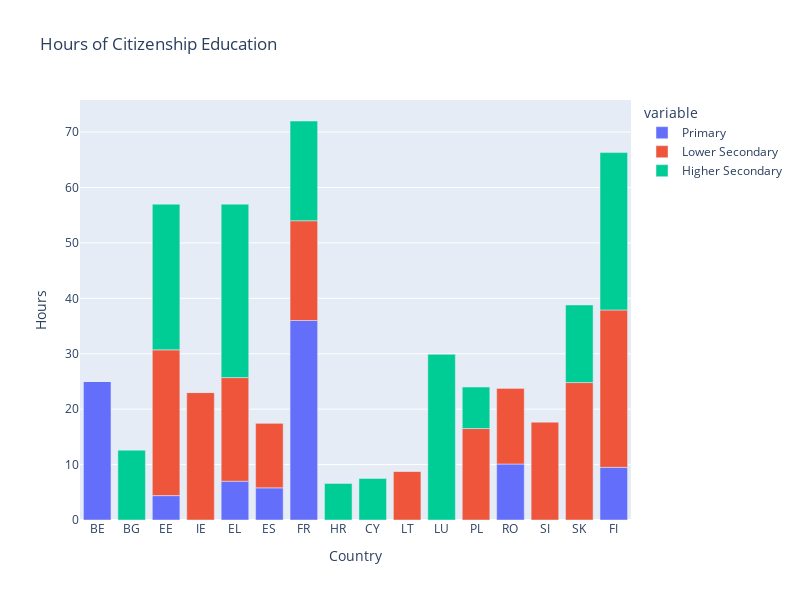

The notebook cell saved with this chart:
### Code cell
fig = px.bar(df_long, x = 'Country', y = 'Hours', color = 'variable',
             width = 800, height = 600,
             title = 'Hours of Citizenship Education')

fig.update_layout(yaxis_categoryorder = 'total ascending')

fig.show()

### Figure 1 — Plotly figure (JSON) as saved in the notebook; plotly's stock layout.template omitted (floating-point values rounded to 4 significant figures)
{"data": [{"alignmentgroup": "True", "hovertemplate": "variable=Primary<br>Country=%{x}<br>Hours=%{y}<extra></extra>", "legendgroup": "Primary", "marker": {"color": "#636efa", "pattern": {"shape": ""}}, "name": "Primary", "offsetgroup": "Primary", "orientation": "v", "showlegend": true, "textposition": "auto", "type": "bar", "x": ["BE", "BG", "EE", "IE", "EL", "ES", "FR", "HR", "CY", "LT", "LU", "PL", "RO", "SI", "SK", "FI"], "xaxis": "x", "y": [25, 0, 4.4, 0, 7, 5.8, 36, 0, 0, 0, 0, 0, 10.1, 0, 0, 9.5], "yaxis": "y"}, {"alignmentgroup": "True", "hovertemplate": "variable=Lower Secondary<br>Country=%{x}<br>Hours=%{y}<extra></extra>", "legendgroup": "Lower Secondary", "marker": {"color": "#EF553B", "pattern": {"shape": ""}}, "name": "Lower Secondary", "offsetgroup": "Lower Secondary", "orientation": "v", "showlegend": true, "textposition": "auto", "type": "bar", "x": ["BE", "BG", "EE", "IE", "EL", "ES", "FR", "HR", "CY", "LT", "LU", "PL", "RO", "SI", "SK", "FI"], "xaxis": "x", "y": [0, 0, 26.3, 23, 18.7, 11.7, 18, 0, 0, 8.8, 0, 16.5, 13.7, 17.7, 24.8, 28.4], "yaxis": "y"}, {"alignmentgroup": "True", "hovertemplate": "variable=Higher Secondary<br>Country=%{x}<br>Hours=%{y}<extra></extra>", "legendgroup": "Higher Secondary", "marker": {"color": "#00cc96", "pattern": {"shape": ""}}, "name": "Higher Secondary", "offsetgroup": "Higher Secondary", "orientation": "v", "showlegend": true, "textposition": "auto", "type": "bar", "x": ["BE", "BG", "EE", "IE", "EL", "ES", "FR", "HR", "CY", "LT", "LU", "PL", "RO", "SI", "SK", "FI"], "xaxis": "x", "y": [0, 12.6, 26.3, 0, 31.3, 0, 18, 6.6, 7.5, 0, 29.9, 7.5, 0, 0, 14, 28.4], "yaxis": "y"}], "layout": {"barmode": "relative", "height": 600, "legend": {"title": {"text": "variable"}, "tracegroupgap": 0}, "title": {"text": "Hours of Citizenship Education"}, "width": 800, "xaxis": {"anchor": "y", "autorange": true, "domain": [0, 1], "range": [-0.5, 15.5], "title": {"text": "Country"}, "type": "category"}, "yaxis": {"anchor": "x", "autorange": true, "categoryorder": "total ascending", "domain": [0, 1], "range": [0, 75.79], "title": {"text": "Hours"}, "type": "linear"}}}
